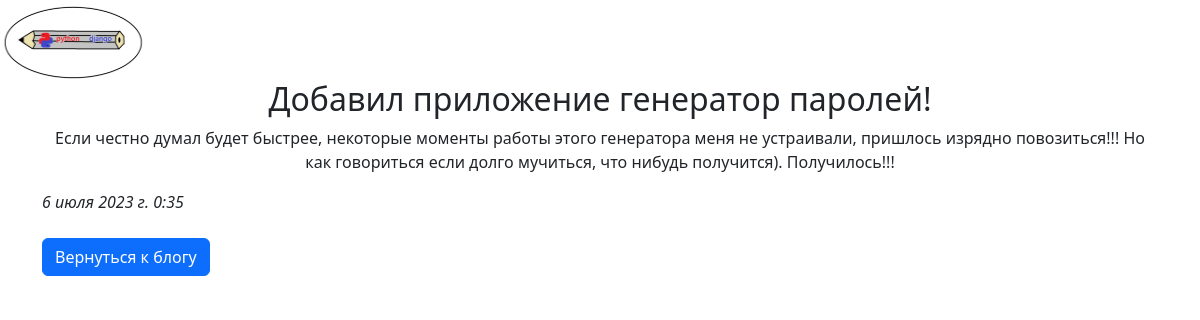
Page /blog/7/ on the committed database.
### blog/models.py (models this page shows, shortened)
class Blog(models.Model):
    title_blog = models.CharField(max_length=100, verbose_name='Заголовок блога')
    description_blog = models.TextField(verbose_name='Описание')
    date = models.DateTimeField(auto_now = False, verbose_name='Дата')
    class Meta:
        verbose_name = 'Блог'
        verbose_name_plural = 'Блоги'

### blog/views.py (the view)
# urls.py: path('<int:blog_id>/', views.detail, name='detail'),
def detail(request, blog_id):
    blog = get_object_or_404(Blog, pk=blog_id)
    return render(request, 'blog/detail.html', {'blog': blog})

### blog/templates/blog/detail.html
{% extends 'portfolio/base.html' %}
{% block content %}
<div class="container" center>
 	<div class="text-center">
 		<h2>{{ blog.title_blog }}</h2>
  	</div>
  <p class="text-center">{{ blog.description_blog|safe }}</p>
  <i>{{ blog.date }}</i>
  <br>
  <br>
  <a href="{% url 'blog:all_blogs' %}" class="btn btn-primary ">Вернуться к блогу</a>
</div>
{% endblock content %}

### rows in the picture
Blog: title_blog "Добавил приложение генератор паролей!", description_blog "Если честно думал будет быстрее, некоторые моменты работы этого генератора меня не устраивали, пришлось изрядно повозиться!!! Но как говориться если долго мучиться, что нибудь получится). Получилось!!!", date "6 июля 2023 г. 0:35"
